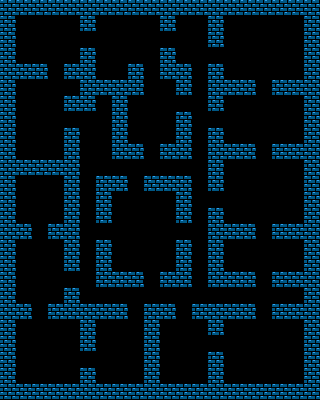

This is a level from a 2D game, rendered from its Tiled map with the project's own tilesets. A one-line summary and the map file follow, with tile-layer data summarised:
An orthogonal 20x25 tile map with 16x16 px tiles, 2 tile layers (backgroundLayer, blockedLayer), 2 tilesets and 42 objects.

<map version="1.0" orientation="orthogonal" renderorder="right-down" width="20" height="25" tilewidth="16" tileheight="16">
 <tileset firstgid="1" name="tiles" tilewidth="16" tileheight="16">
  <image source="../images/tiles.png" width="705" height="1280" />
 </tileset>
 <tileset firstgid="3521" name="tiles" tilewidth="16" tileheight="16">
  <image source="../images/tiles.png" width="705" height="1280" />
 </tileset>
 <layer name="backgroundLayer" width="20" height="25">
  <data>[500 cells, 478 non-empty, 4 distinct tile ids]</data>
 </layer>
 <layer name="blockedLayer" width="20" height="25">
  <data>[500 cells, 200 non-empty, 1 distinct tile ids]</data>
 </layer>
 <objectgroup name="objectsLayer">
  <object gid="1216" x="48" y="48">
   <properties>
    <property name="sprite" value="bluecup" />
    <property name="type" value="item" />
   </properties>
  </object>
  <object gid="1260" x="123" y="224">
   <properties>
    <property name="sprite" value="greencup" />
    <property name="type" value="item" />
   </properties>
  </object>
  <object gid="71" x="33" y="292">
   <properties>
    <property name="type" value="playerStart" />
   </properties>
  </object>
  <object gid="441" x="32" y="320">
   <properties>
    <property name="hasBeenVisited" value="false" />
    <property name="isKeyLogged" value="false" />
    <property name="password" value="null" />
    <property name="policy" value="policy" />
    <property name="sprite" value="browndoor" />
    <property name="type" value="door" />
   </properties>
  </object>
  <object gid="1216" x="32" y="144">
   <properties>
    <property name="sprite" value="bluecup" />
    <property name="type" value="item" />
   </properties>
  </object>
  <object gid="1216" x="32" y="208">
   <properties>
    <property name="sprite" value="bluecup" />
    <property name="type" value="item" />
   </properties>
  </object>
  <object gid="1216" x="116" y="263">
   <properties>
    <property name="sprite" value="bluecup" />
    <property name="type" value="item" />
   </properties>
  </object>
  <object gid="1260" x="49" y="121">
   <properties>
    <property name="sprite" value="greencup" />
    <property name="type" value="item" />
   </properties>
  </object>
  <object gid="441" x="32" y="240">
   <properties>
    <property name="hasBeenVisited" value="false" />
    <property name="isKeyLogged" value="false" />
    <property name="password" value="null" />
    <property name="policy" value="policy" />
    <property name="sprite" value="browndoor" />
    <property name="type" value="door" />
   </properties>
  </object>
  <object gid="441" x="144" y="288">
   <properties>
    <property name="hasBeenVisited" value="false" />
    <property name="isKeyLogged" value="false" />
    <property name="password" value="null" />
    <property name="policy" value="policy" />
    <property name="sprite" value="browndoor" />
    <property name="type" value="door" />
   </properties>
  </object>
  <object gid="441" x="128" y="192">
   <properties>
    <property name="hasBeenVisited" value="false" />
    <property name="isKeyLogged" value="false" />
    <property name="password" value="null" />
    <property name="policy" value="policy" />
    <property name="sprite" value="browndoor" />
    <property name="type" value="door" />
   </properties>
  </object>
  <object gid="441" x="256" y="240">
   <properties>
    <property name="hasBeenVisited" value="false" />
    <property name="isKeyLogged" value="false" />
    <property name="password" value="null" />
    <property name="policy" value="policy" />
    <property name="sprite" value="browndoor" />
    <property name="type" value="door" />
   </properties>
  </object>
  <object gid="441" x="256" y="288">
   <properties>
    <property name="hasBeenVisited" value="false" />
    <property name="isKeyLogged" value="false" />
    <property name="password" value="null" />
    <property name="policy" value="policy" />
    <property name="sprite" value="browndoor" />
    <property name="type" value="door" />
   </properties>
  </object>
  <object gid="441" x="256" y="320">
   <properties>
    <property name="hasBeenVisited" value="false" />
    <property name="isKeyLogged" value="false" />
    <property name="password" value="null" />
    <property name="policy" value="policy" />
    <property name="sprite" value="browndoor" />
    <property name="type" value="door" />
   </properties>
  </object>
  <object gid="441" x="128" y="320">
   <properties>
    <property name="hasBeenVisited" value="false" />
    <property name="isKeyLogged" value="false" />
    <property name="password" value="null" />
    <property name="policy" value="policy" />
    <property name="sprite" value="browndoor" />
    <property name="type" value="door" />
   </properties>
  </object>
  <object gid="441" x="256" y="160">
   <properties>
    <property name="hasBeenVisited" value="false" />
    <property name="isKeyLogged" value="false" />
    <property name="password" value="null" />
    <property name="policy" value="policy" />
    <property name="sprite" value="browndoor" />
    <property name="type" value="door" />
   </properties>
  </object>
  <object gid="441" x="256" y="96">
   <properties>
    <property name="hasBeenVisited" value="false" />
    <property name="isKeyLogged" value="false" />
    <property name="password" value="null" />
    <property name="policy" value="policy" />
    <property name="sprite" value="browndoor" />
    <property name="type" value="door" />
   </properties>
  </object>
  <object gid="441" x="144" y="160">
   <properties>
    <property name="hasBeenVisited" value="false" />
    <property name="isKeyLogged" value="false" />
    <property name="password" value="null" />
    <property name="policy" value="policy" />
    <property name="sprite" value="browndoor" />
    <property name="type" value="door" />
   </properties>
  </object>
  <object gid="441" x="65" y="128">
   <properties>
    <property name="hasBeenVisited" value="false" />
    <property name="isKeyLogged" value="false" />
    <property name="password" value="null" />
    <property name="policy" value="policy" />
    <property name="sprite" value="browndoorRotated" />
    <property name="type" value="door" />
   </properties>
  </object>
  <object gid="441" x="64" y="288">
   <properties>
    <property name="hasBeenVisited" value="false" />
    <property name="isKeyLogged" value="false" />
    <property name="password" value="null" />
    <property name="policy" value="policy" />
    <property name="sprite" value="browndoorRotated" />
    <property name="type" value="door" />
   </properties>
  </object>
  <object gid="441" x="208" y="64">
   <properties>
    <property name="hasBeenVisited" value="false" />
    <property name="isKeyLogged" value="false" />
    <property name="password" value="null" />
    <property name="policy" value="policy" />
    <property name="sprite" value="browndoorRotated" />
    <property name="type" value="door" />
   </properties>
  </object>
  <object gid="441" x="208" y="128">
   <properties>
    <property name="hasBeenVisited" value="false" />
    <property name="isKeyLogged" value="false" />
    <property name="password" value="null" />
    <property name="policy" value="policy" />
    <property name="sprite" value="browndoorRotated" />
    <property name="type" value="door" />
   </properties>
  </object>
  <object gid="441" x="80" y="368">
   <properties>
    <property name="hasBeenVisited" value="false" />
    <property name="isKeyLogged" value="false" />
    <property name="password" value="null" />
    <property name="policy" value="policy" />
    <property name="sprite" value="browndoorRotated" />
    <property name="type" value="door" />
   </properties>
  </object>
  </objectgroup>
</map>
<!-- 19 of 42 objects omitted -->
